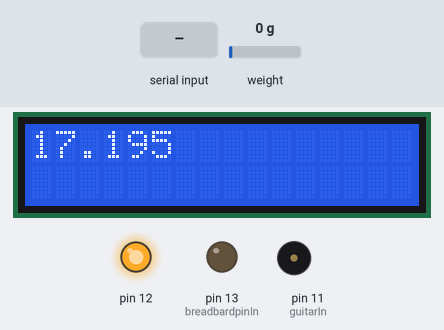
A sketch run on a simulated Arduino Uno, built with avr-gcc and run on an emulated ATmega328P. Shown: 16×2 character LCD, output pins drawn as LEDs (lit = HIGH), buzzer (waves = sounding). The inputs (shaded band) are chosen by the test bench; at power-on: weight on the scale 0 g. Pins used as bus, display or sensor lines are not drawn; what the sketch prints to the serial monitor is not drawn.

Above: at 3.2 s.
3.3 s: weight on the scale set to 100 g
At 3.8 s:
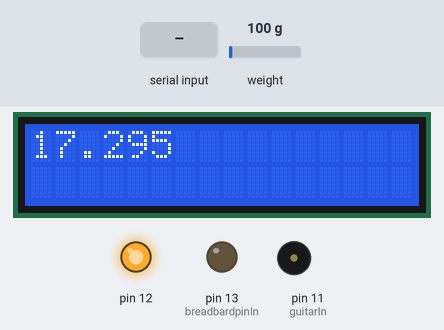
5.8 s: "90,45\n" received over Serial
At 6.84 s:
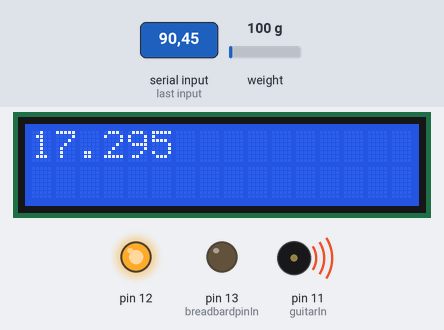
9.2 s: weight on the scale set to 1250 g
At 11.0 s:
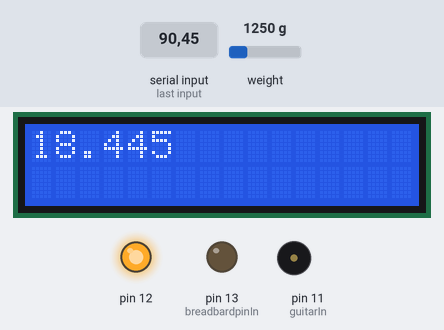
12.7 s: weight on the scale set to 1184 g
At 14.3 s:
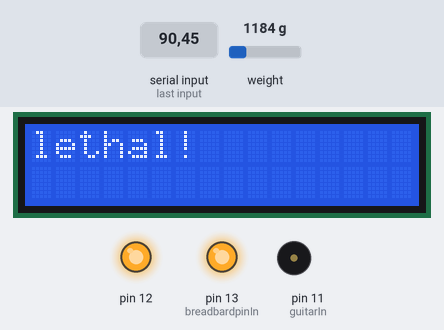
Timing chart, 0 to 17.4 s (numbered marks = the images above; inputs shaded):
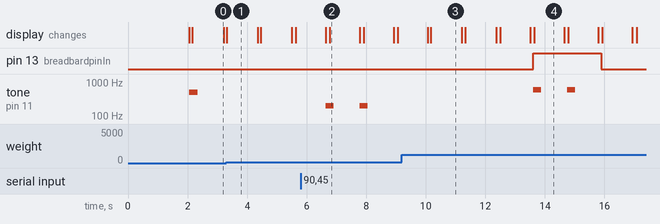

The sketch:

FinalArduino.ino
```cpp
#include "HX711.h"
#define DOUT  3
#define CLK  2

HX711 scale(DOUT, CLK);

int serialData = 0;
int pin = 13;
float calibration_factor = -50750.00;     // Determined through calibration

#include <LiquidCrystal.h>
LiquidCrystal lcd(8, 9, 4, 5, 6, 7);
int breadbardpinIn = 13;
int guitarIn = 11;
int timer = 1;
bool lethals [3] = {false, false, false};
int lethal_stepper = 0;
bool remainLethal = false;

int patientWeight = 62;                   // default to average weight
double sampling_rate = 1;
int period = 3;
const int MAXQUEUESIZE = 3;
double flowRates[MAXQUEUESIZE];         // rolling window of flow rates
                                        // size is 3/sampling_rate
double offset = 15.848+1.347;
float rmax = 0.0;
float rmin = 0.0;

int rear = 0;
int front = 0;
int QueueSize = front > rear ? (MAXQUEUESIZE - front + rear) : (rear - front);
float reading = 0.0;

bool weightInputed = false;

//=============================================================================================
//                         SETUP
//=============================================================================================

void setup() {
  Serial.begin(9600);
  scale.set_scale();
  scale.tare();

  //rmax = 25/24*patientWeight-40;
  rmax = 5;
  rmin = 30/24*patientWeight;

  long zero_factor = scale.read_average(); //Get a baseline reading
//  Serial.print("Zero factor: ");
//  Serial.println(zero_factor);

  Serial.println("START!!");

  pinMode(12, OUTPUT);
  digitalWrite(12, HIGH);

  pinMode(breadbardpinIn,OUTPUT);
//  pinMode(breadbardpinOut,OUTPUT);
//  analogWrite(breadbardpinIn, 255);
  digitalWrite(breadbardpinIn, LOW);
  digitalWrite(guitarIn, HIGH);

  lcd.begin(16, 2);
  lcd.setCursor(0,0);
  tone(guitarIn, 493, 273.683002294);
}

//=============================================================================================
//                         LOOP
//=============================================================================================

void loop() {
    if (lethal_stepper + 1 == 4){
      lethal_stepper = 1;
      lethals[0] == false;
      lethals[1] == false;
      lethals[2] == false;
    }
    else{
      lethal_stepper++;
    }
    //tone(guitarIn, 493, 273.683002294);

    if(Serial.available() > 0){
      serialData = Serial.parseInt();
      patientWeight = serialData;

      tone(guitarIn, 200, 273.683002294);

      Serial.print("Patient Weight: ");
      Serial.print(patientWeight);

      //rmax = 25/24*patientWeight-40;
      rmax = 5;     // for demo purposes only, in production code the code above will be used
      Serial.read();   // ignore second input
    }

  scale.set_scale(calibration_factor);         //Adjust to this calibration factor
  reading = ((scale.get_units()+offset)*(1));

  Serial.print("Reading: ");
  Serial.print(reading);
  Serial.print(" kg");

//  Serial.print(" calibration_factor: ");
//  Serial.print(calibration_factor);
//  Serial.println();
//  Serial.print("rear: ");
//  Serial.print(rear);
//  Serial.print("front: ");
//  Serial.print(front);

  if (rear == front){
    flowRates[rear] = reading;
    rear = (rear+1)%MAXQUEUESIZE;
    front = (front+1)%MAXQUEUESIZE;
  }else{
    flowRates[rear] = reading;
    rear = (rear+1)%MAXQUEUESIZE;
  }

  float avgFlow = 0;
  avgFlow = (flowRates[front] - flowRates[rear == 0 ? MAXQUEUESIZE - 1 : (rear - 1)])/period;
  avgFlow = avgFlow*3600;    //magnified by 1000 for testing and demo purposes

    Serial.print("remain lethal: ");
    Serial.print(remainLethal);

  if (avgFlow < rmax){
    lcd.print(reading,3);
    if (!remainLethal)
      digitalWrite(breadbardpinIn, LOW);

    if (remainLethal){
      tone(guitarIn, 600, 273.683002294);
    }

    lethals[lethal_stepper-1] = false;

  }
  else {
      if (timer > 2){
        lcd.print("lethal!");
        tone(guitarIn, 600, 273.683002294);
        digitalWrite(breadbardpinIn, HIGH);
        //lethals[lethal_stepper-1] = true;
        //lcd.print(reading,3);
      }
  }

  Serial.print("  time: ");
  Serial.print(timer);

  Serial.print(" Weight: [");
  Serial.print(flowRates[0],3);
  Serial.print(" ");
  Serial.print(flowRates[1],3);
  Serial.print(" ");
  Serial.print(flowRates[2],3);
  Serial.print("]  ");


  Serial.print("flow rate: ");
  Serial.print(avgFlow);

  Serial.print("   front: ");
  Serial.print(front);
  Serial.println();

  if (lethals[0] == true && lethals[1] == true && lethals[2] == true)
    remainLethal = true;

  delay(sampling_rate*1000);
//  delay(1000);
  lcd.clear();
  lcd.setCursor(0,0);
  timer ++;
}
//=============================================================================================
```

Measured:
- the behaviour switches between 1246 and 1245 g on weight on the scale (found by bisection; images 3 and 4)
- after the input at 3.3 s, the display: changes at once (image 1)
- after the input at 5.8 s, tone on pin 11 (guitarIn): alternates 200 Hz for 0.27 s and silent for 0.87 s, starting after 0.84 s
- after the input at 9.2 s, the display: first differs from a run without the input after 0.97 s (image 3)
- after the input at 12.7 s, pin 13 (breadbardpinIn): LOW → HIGH after 0.91 s, → LOW 2.3 s later; tone on pin 11 (guitarIn): alternates 600 Hz for 0.27 s and silent for 0.87 s, 4 changes in all, then stays silent, starting after 0.91 s; the display: first differs from a run without the input after 0.95 s (image 4)
- what the display in image 0 shows lasts 1.0 s, from 2.2 s to 3.2 s
